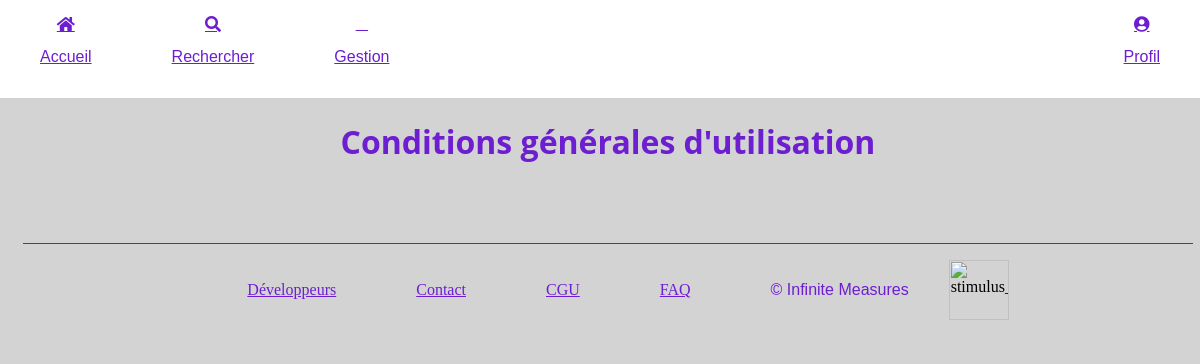
Before: /cgus with the older database file.
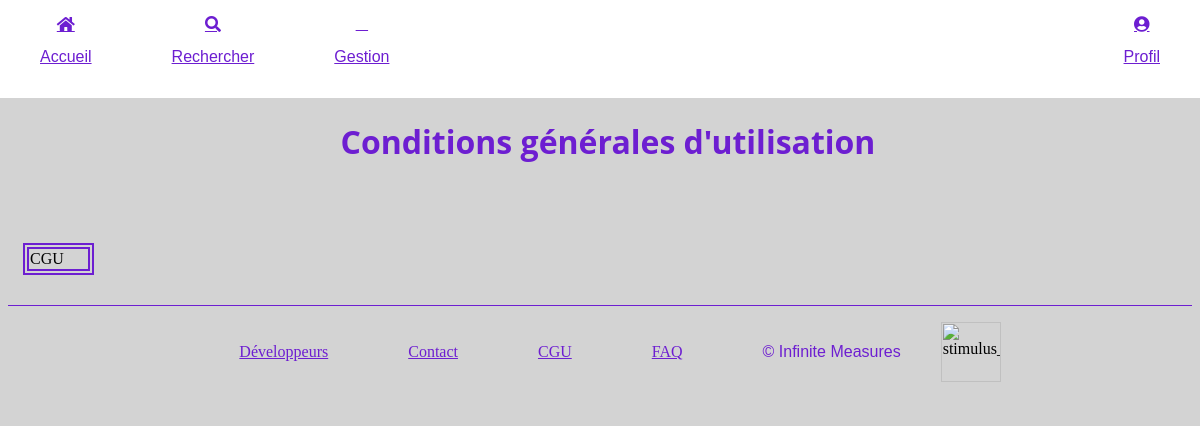
After: the same page with the newer database file.
### tables this page shows
CREATE TABLE IF NOT EXISTS `cgu` (
  `id` int(11) NOT NULL AUTO_INCREMENT,
  `content` varchar(255) NOT NULL,
  PRIMARY KEY (`id`)
);

### app/controllers/Cgus.php (called while the page is built, shortened)
<?php
class Cgus extends Controller {
    public function __construct() {
      $this->cguModel = $this->model('Cgu');
    }
    public function index() {
      $cgus=$this->cguModel->CGU();
      $this->view('cgus/index',$cgus);
    }
}
?>

### app/libraries/Core.php (called while the page is built, shortened)
<?php
  class Core {
    protected $currentMethod = 'index';
    public function __construct() {
      $url = $this->getUrl();
      if (file_exists('../app/controllers/' . ucwords($url[0]). '.php')) {
        unset($url[0]);
      }
      $this->currentController = new $this->currentController;
      $this->params = $url ? array_values($url) : [];
      call_user_func_array([$this->currentController, $this->currentMethod], $this->params);
    }
    public function getUrl() {
      if (isset($_GET['url'])) {
        $url = rtrim($_GET['url'], '/');
        $url = filter_var($url, FILTER_SANITIZE_URL);
        $url = explode('/', $url);
        return $url;
      }
    }
  }
?>

### public/index.php (called while the page is built, shortened)
<?php
  $init = new Core;
?>

### app/libraries/Database.php (called while the page is built, shortened)
<?php
  class Database {
    private $host = DB_HOST;
    private $user = DB_USER;
    private $pass = DB_PASS;
    private $dbname = DB_NAME;
    private $dbh;
    private $stmt;
    public function __construct() {
      $dsn = 'mysql:host=' . $this->host . ';dbname=' . $this->dbname;
      $options = array(
        PDO::ATTR_PERSISTENT => true,
        PDO::ATTR_ERRMODE => PDO::ERRMODE_EXCEPTION
      );
      try {
        $this->dbh = new PDO($dsn, $this->user, $this->pass, $options);
      } catch(PDOException $e) {
        $this->error = $e->getMessage();
        echo $this->error;
      }
    }
    public function query($sql) {
      $this->stmt = $this->dbh->prepare($sql);
    }
    public function execute() {
      try{
      return $this->stmt->execute();
      }
      catch (PDOException $e){
        $this->error = $e->getMessage();
        echo $this->error;
      }
    }
    public function resultSet() {
      $this->execute();
      return $this->stmt->fetchAll(PDO::FETCH_OBJ);
    }
  }
?>

### app/models/Cgu.php (called while the page is built, shortened)
<?php
  class Cgu {
    private $db;
    public function __construct() {
      $this->db = new Database;
    }
    public function CGU() {
      $this->db->query('SELECT * FROM cgu ');
      return $cgus=$this->db->resultSet();
    }
  }
?>

### app/views/cgus/index.php (the view, shortened to what this page needs)
<?php require APPROOT . '/views/inc/header.php'; ?>
<div class="container">
  <h1>Conditions générales d'utilisation</h1>
  <?php foreach($data as $cgu):?>
    <table>
        <tr>
            <td>
            <?= $cgu->content ?>
            </td>
        </tr>
    </table>
  </div>
  <?php endforeach ; ?>
<?php require APPROOT . '/views/inc/footer.php'; ?>

### app/libraries/Controller.php (shortened to what this page needs)
<?php
  class Controller {
    public function view($view, $data = []) {
      if (file_exists('../app/views/' . $view . '.php')) {
        extract($data);
        $data=$data;
        require_once '../app/views/' . $view . '.php';
      } else {
        die("Error: the view you're looking for does not appear to exist");
      }
    }
  }
?>

### app/views/inc/header.php (shortened to what this page needs)
<!DOCTYPE html>
<html lang="en">
<head>
  <link rel="stylesheet" href="<?php echo URLROOT; ?>/css/style.css" >
  <link rel="stylesheet" href="https://pro.fontawesome.com/releases/v5.10.0/css/all.css"/>
</head>
<body>
  <header>
    <div class="left-links">
      <a href="<?php echo URLROOT; ?>">
        <i class="fas fa-home"></i>
        <p>Accueil</p>
      </a>
      <a href="#">
        <i class="fas fa-search"></i>
        <p>Rechercher</p>
      </a>
      <a href="#">
        <i class="fal fa-user-cog"></i>
        <p>Gestion</p>
      </a>
    </div>
    <div class="right-links">
      <a href="<?php echo URLROOT; ?>/users/profile">
        <i class="fas fa-user-circle"></i>
        <p>Profil</p>
      </a>
    </div>
  </header>

### app/views/inc/footer.php (shortened to what this page needs)
<footer class="footer border-top d-flex flex-column justify-content-center align-items-center">
  <a href="<?php echo URLROOT; ?>pages/team">Développeurs</a>
  <a href="#">Contact</a>
  <a href="<?php echo URLROOT; ?>cgus">CGU</a>
  <a href="<?php echo URLROOT; ?>faqs">FAQ</a>
  <p>© Infinite Measures</p>
  <img src="https://res.cloudinary.com/isep/image/upload/v1587331391/stimulus/Infinite_measures_qao75a.png" alt ="stimulus_logo" target ="_blank" title = "Stimulus Logo" class="photo"/>
</footer>
</body>
</html>

### public/css/config.css (style rules this page uses)
h1, h2, h3, h4, h5, h6 { font-family: 'Open Sans', sans-serif; }
p { font-family: 'Montserrat', sans-serif; }
:root { --primary-color: #6D1ED1; }
body { background: lightgrey; }
p { font-size: 16px; }

### public/css/components/container.css (style rules this page uses)
.container { padding-right: 15px; padding-left: 15px; margin-right: auto; margin-left: auto; margin-top: 120px; }
@media (min-width: 768px) { .container { width: 750px; } }
@media (min-width: 992px) { .container { width: 970px; } }
@media (min-width: 1200px) { .container { width: 1170px; } }

### public/css/users/notifications.css (style rules this page uses)
h1 { margin-top: 40px; font-size: 32px; color: var(--primary-color); text-align: center; }

### public/css/users/sign_up.css (style rules this page uses)
.sign-up-form-container input, label, p { font-size: 16px; color: var(--primary-color); }
h1 { margin-top: 40px; font-size: 32px; color: var(--primary-color); text-align: center; }

### public/css/users/test_results.css (style rules this page uses)
h1 { margin: 80px; font-size: 32px; color: var(--primary-color); text-align: center; }
table, th, td { border: 2px solid var(--primary-color); }
th, td { padding-right: 24px; }

Changed rows visible on the page:
added cgu: content "CGU"
